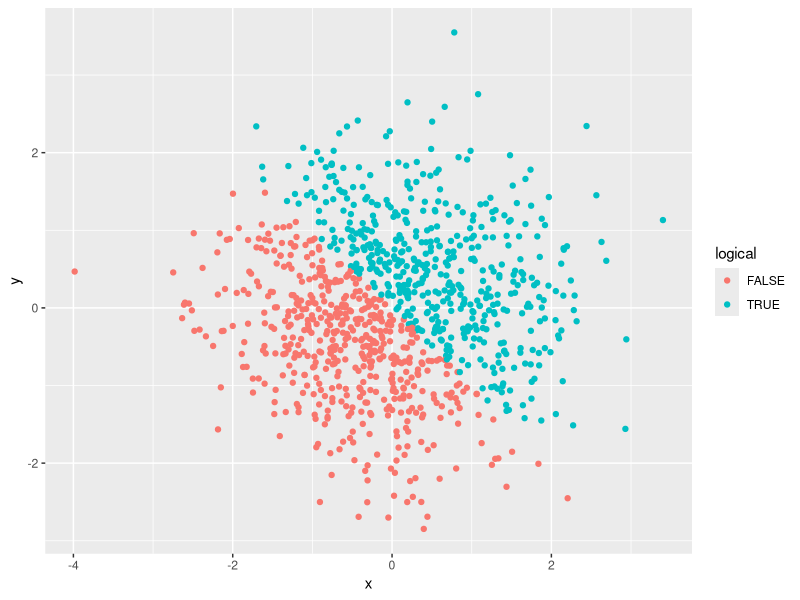
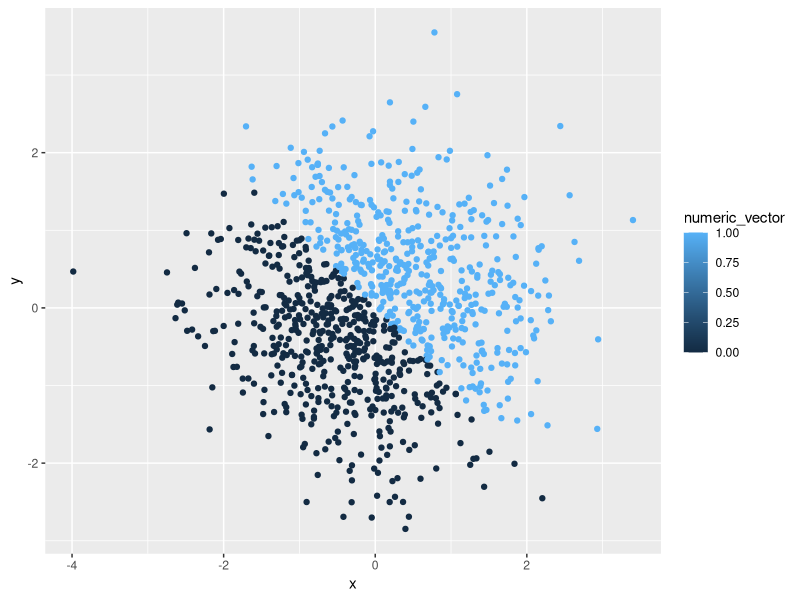
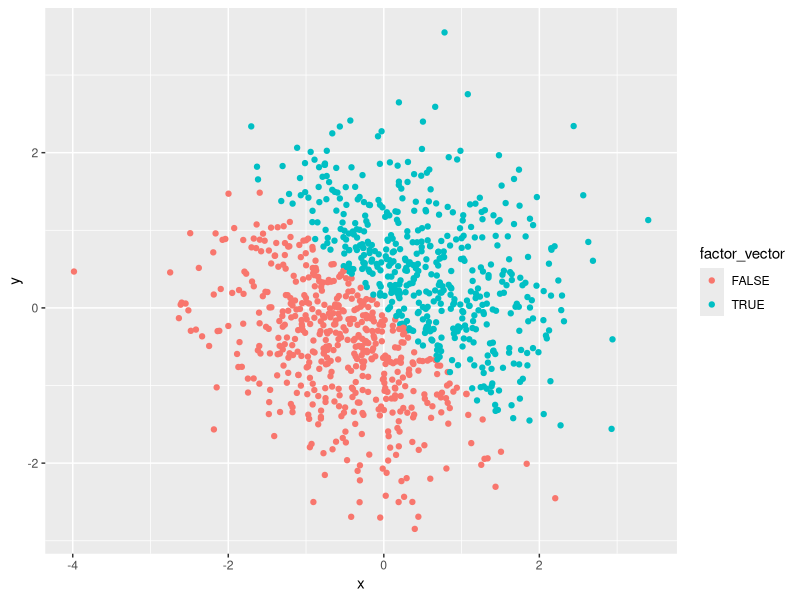
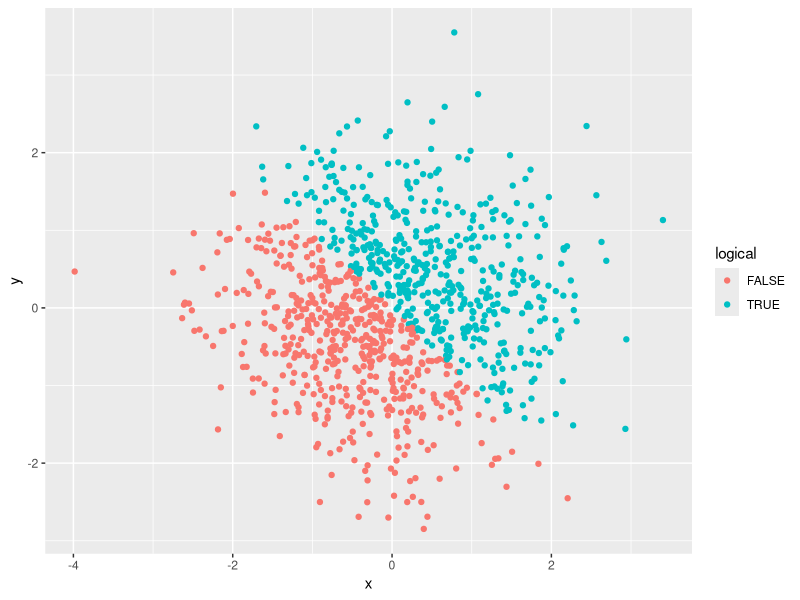

Write the R code that produced these figures, in order.
## ---- chunk 1
#create a data frame comprised of a random sample of size 10 from a uniform[0, 5] distribution
library(tidyverse)
example_df = tibble(
sample=runif(10, min=0, max=5),
#A logical vector indicating whether elements of the sample are greater than 2
logical = sample > 2,
#A (length-10) character vector
vec_char = c("My", "name", "is", "Jiabei", "and", "I", "am", "a", "graduate", "student"), 
#A (length-10) factor vector
vec_factor = factor(c("male", "male", "male", "male", "male", "female", "female", "female", "female", "female")))
mean(example_df$sample)
mean(example_df$logical)
mean(example_df$vec_char)
mean(example_df$vec_factor)
as.numeric(example_df$logical)
as.numeric(example_df$vec_char)
as.numeric(example_df$vec_factor)
as.numeric(as.factor(example_df$vec_char))
as.numeric(as.character(example_df$vec_factor))




## ---- chunk 2
#Create a data frame 
library(tidyverse)
#x: a random sample of size 1000 from a standard Normal distribution
example_df = tibble(
x = rnorm(1000, mean = 0, sd = 1),
#y: a random sample of size 1000 from a standard Normal distribution
y = rnorm(1000, mean = 0, sd = 1),
#A logical vector indicating whether the x + y > 0
logical = x + y > 0, 
#A numeric vector created by coercing the above logical vector
numeric_vector = as.numeric(logical), 
#A factor vector created by coercing the above logical vector
factor_vector = as.factor(logical)) 
mean(example_df$x)
median(example_df$x)





## ---- chunk 3
#Make a scatterplot of y vs x, and color points using the logical variable 
ggplot(example_df, aes(x = x, y = y, color = logical)) + geom_point()
ggsave("scatter_plot.pdf", height = 4, width = 6)
#numeric variable
ggplot(example_df, aes(x = x, y = y, color = numeric_vector)) + geom_point()
#factor variable
ggplot(example_df, aes(x = x, y = y, color = factor_vector)) + geom_point()
